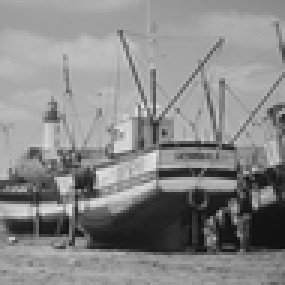
%> input picture Images/1_Histogram/boat.bmp, 95 x 95 px, shrunk from 512 x 512 before the run (shown 3 times larger)
$ octave testscript.m   (GNU Octave 9; MATLAB toolbox functions it lacks are replaced by stand-ins)
%> lines starting %> are read from the running program, lines starting %| are printed output that depends on the picture
### powtrans.m
function [imgMod] = powtrans(img, c, gamma)
    imgMod = c * (double(img) .^ gamma);
    imgMod = imgMod./max(max(imgMod)); % normalization
end

% figure; imshow(image);
% figure; imshow(powtrans(image, 2, 0.1));

### histo.m
function [histArr] = histo(img)
    graylevel = 256;
    histArr = zeros(graylevel, 1);

    % iterate each pixel of image and count each occurance
    for row = 1:size(img, 1)
        for col = 1:size(img, 2)
            for rgb = 1:size(img, 3) % size(img, 3) returns 3 if rgb or 1 if not
                histArr(img(row, col, rgb) + 1) = histArr(img(row, col, rgb) + 1) + 1; % rgb indexing 1 won't produce error
            end
        end
    end
end

### testscript.m
image1 = imread("Images/1_Histogram/boat.bmp");
%> image1 is the input picture: size 95x95 uint8; min 15, max 230, mean 136.1
image2 = imread("Images\1_Histogram\washed_out_aerial_image.tif");
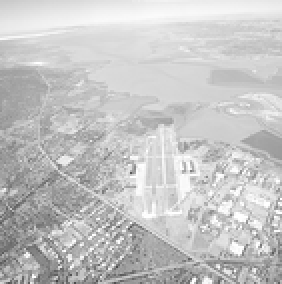
%> input picture Images/1_Histogram/washed_out_aerial_image.tif, 141 x 142 px, shrunk from 765 x 769 before the run (shown 2 times larger)
%> image2 is the input picture: size 142x141 uint8; min 65, max 255, mean 197.1
image_rgb = imread("Images/2_Image Enhancement/building.jpg");
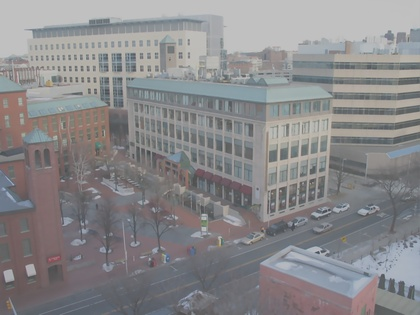
%> input picture Images/2_Image Enhancement/building.jpg, 420 x 315 px, shrunk from 2272 x 1704 before the run
%> image_rgb is the input picture: size 315x420x3 uint8; mean R, G, B 137.3, 136.3, 138.1

% [match, ~] = histmatch(image2, image1);
% figure; imshow(image1);
% figure; imshow(image2);
% figure; imshow(match);
% figure; imshow(imhistmatch(image2, image1));
% figure; imhist(histeqin);
% figure; imhist(histeqimage);

% if all(histeqimage == histeqin)
%     disp("True");
% end

% imshow(histo(image_rgb));
% imhist(image_rgb);

figure; imshow(powtrans(image_rgb, 2, 0.1));
%> in powtrans, `imgMod = c * (double(img) .^ gamma);`:
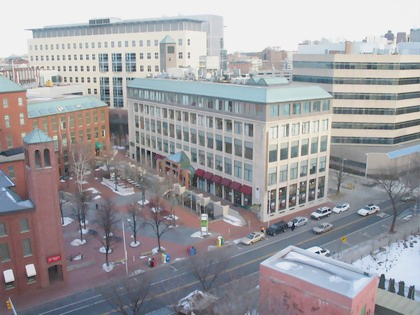
%> imgMod: size 315x420x3 double; mean R, G, B 3.26, 3.26, 3.27; drawn with min black and max white
%> in powtrans, `imgMod = imgMod./max(max(imgMod));`:
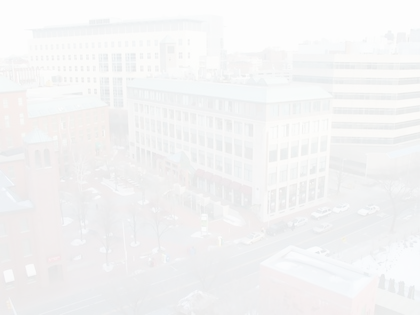
%> imgMod: size 315x420x3 double; mean R, G, B 0.96, 0.96, 0.96
% figure, imhist(powtrans(image_rgb, 2, 0.1));
figure, bar(0:255, histo(im2uint8(powtrans(image_rgb, 2, 0.1))));
%> after the loop in histo, `for row = 1:size(img, 1)`: histArr = 256 values, max 38099 at index 255, min 0 at index 1, mean 1550.4
%> after `bar(0:255, histo(im2uint8(powtrans(image_rgb, 2, 0.1))))`:
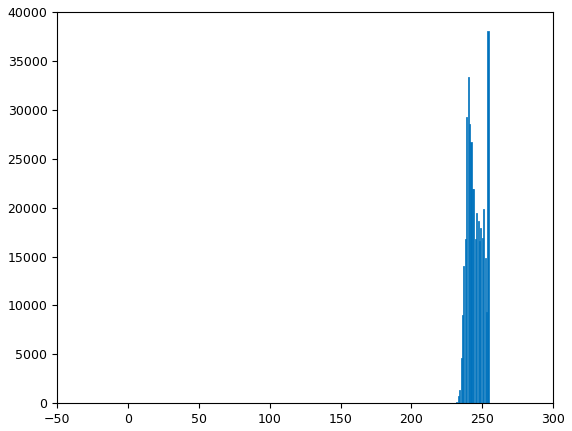
%> figure redrawn from the program's plot data; tallest bar 38099 high, from x = 253.6 to 254.4
